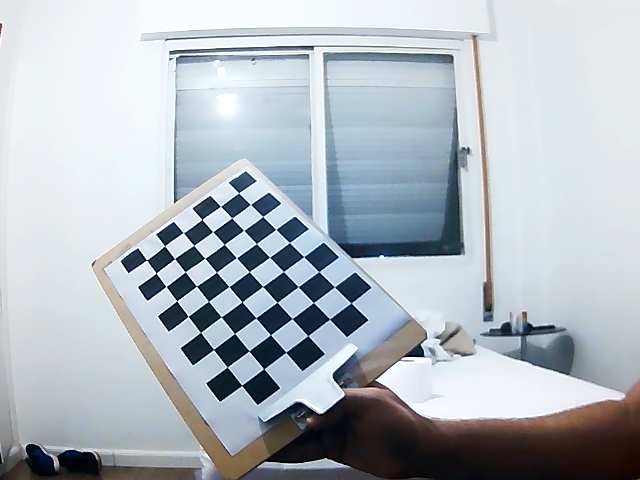
#> input picture img10.png, 640 x 480 px, given in place of the camera
$ python lineDetection.py
#> lines starting #> are read from the running program, lines starting #| are printed output that depends on the picture; after the words box and inside, x2 and y2 are one past the last pixel; in counts of white or black regions, pixels touching at a corner belong together
"""
ESTE CÓDIGO É UM TESTE PARA DETECÇÃO DE CONTORNO EM OBJETOS E CRIAR LINHAS
*NÃO FAZ PARTE DO CÓDIGO PRINCIPAL*
"""

import cv2
import numpy as np

video = cv2.VideoCapture(0)

while True:
    ret, orig_frame = video.read()
#> orig_frame is the input picture: shape (480, 640, 3); mean B, G, R 190.7, 183.8, 176.1
    if not ret:
        video = cv2.VideoCapture(0)
        continue
    frame = cv2.GaussianBlur(orig_frame, (5, 5), 0)
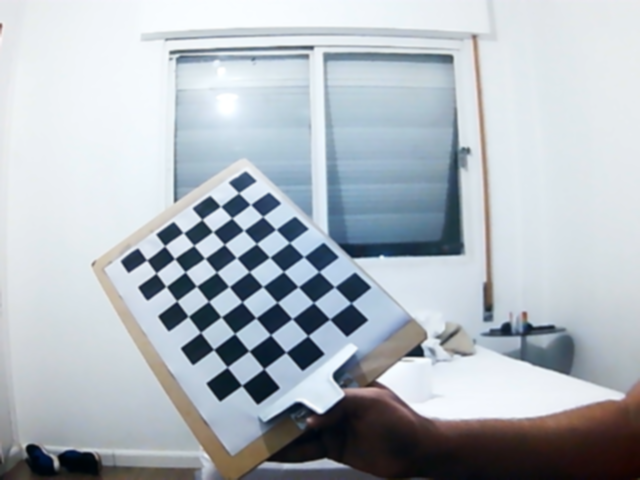
#> frame: shape (480, 640, 3); mean B, G, R 190.7, 183.8, 176.1

    hsv = cv2.cvtColor(frame, cv2.COLOR_BGR2HSV)
#> hsv: shape (480, 640, 3); mean H, S, V 95.7, 37.8, 193
    low_blue = np.array([6, 1, 71])
    high_blue = np.array([156, 227, 255])
    mask = cv2.inRange(hsv, low_blue, high_blue)
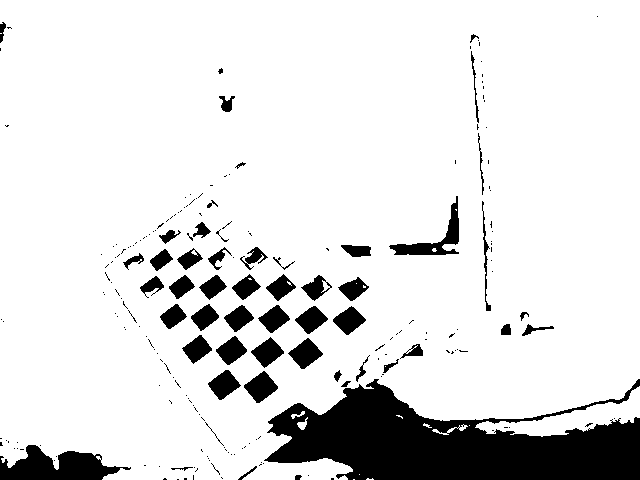
#> mask: shape (480, 640); 87.6% white; 215 black regions (162 under 20 px), largest, box (x1, y1, x2, y2) and area: (264, 379, 640, 480) 22114, (0, 445, 131, 480) 2648, (389, 196, 459, 255) 1045

    edges = cv2.Canny(mask, 75, 150)
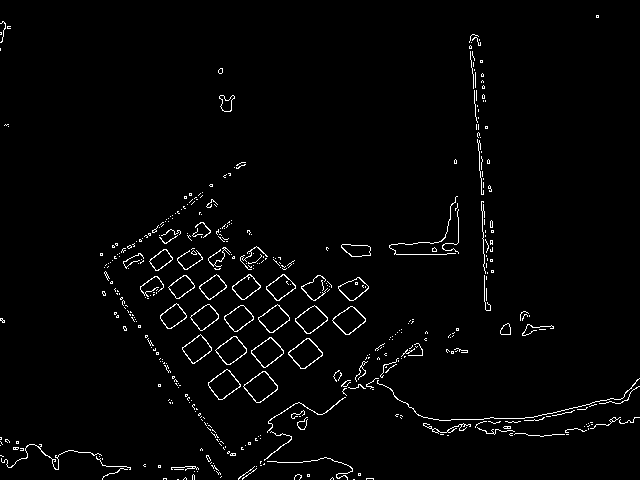
#> edges: shape (480, 640); 2.2% white in thin lines or dots
    lines = cv2.HoughLinesP(edges, 1, np.pi / 180, 50, maxLineGap=50)
#> lines = 48 rows, first 6: [473, 34, 487, 310], [482, 238, 486, 310], [350, 255, 458, 253], [565, 409, 628, 399], [114, 258, 261, 250], [469, 41, 483, 179]
    if lines is not None:
        for line in lines:
            x1, y1, x2, y2 = line[0]
            cv2.line(frame, (x1, y1), (x2, y2), (0, 255, 0), 5)
#> this loop made 48 passes
#> (x1, y1, x2, y2) on passes 1 to 12: (473, 34, 487, 310), (482, 238, 486, 310), (350, 255, 458, 253), (565, 409, 628, 399), (114, 258, 261, 250), (469, 41, 483, 179), (447, 229, 483, 202), (451, 205, 481, 183), (222, 399, 366, 290), (188, 397, 346, 282), (159, 386, 361, 245), (433, 419, 544, 417)
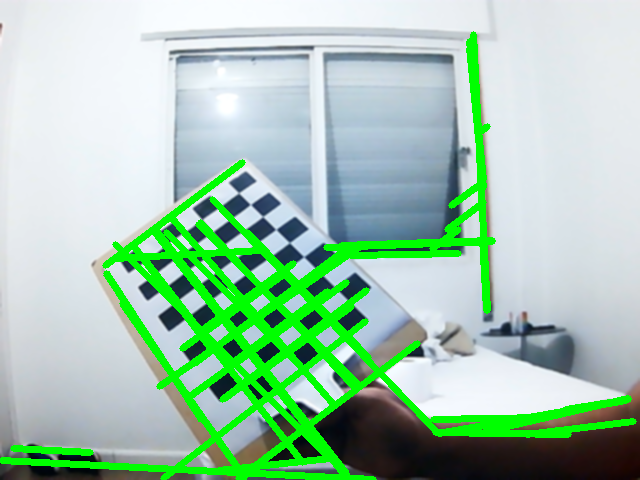
#> frame: shape (480, 640, 3); 12.08% of pixels changed, all inside (x1, y1, x2, y2) = (0, 31, 637, 480)

    cv2.imshow("frame", frame)
    cv2.imshow("edges", edges)
    key = cv2.waitKey(1)
#> (key Esc is pressed here)
    if key == 27:
        break
video.release()
cv2.destroyAllWindows()
